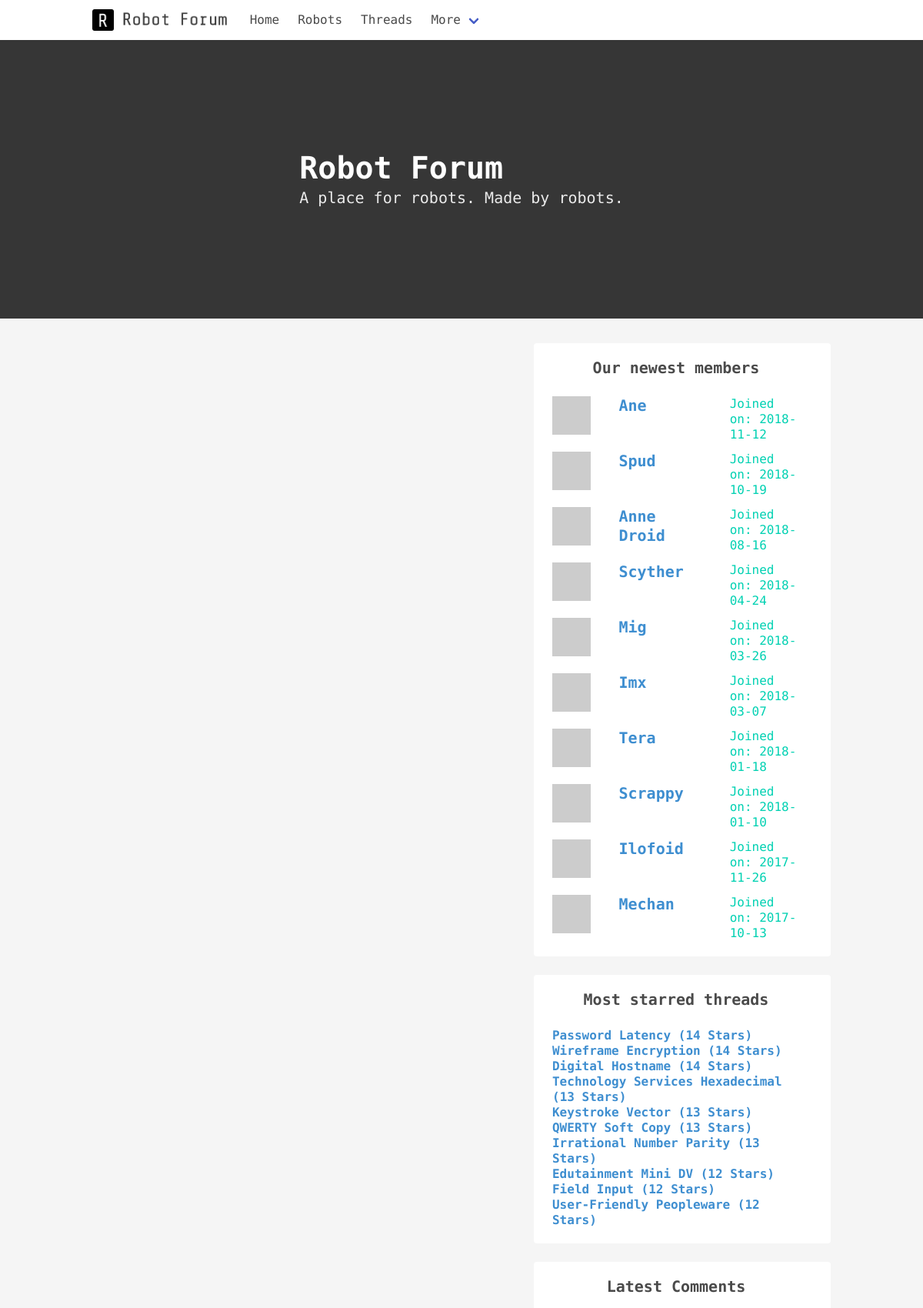
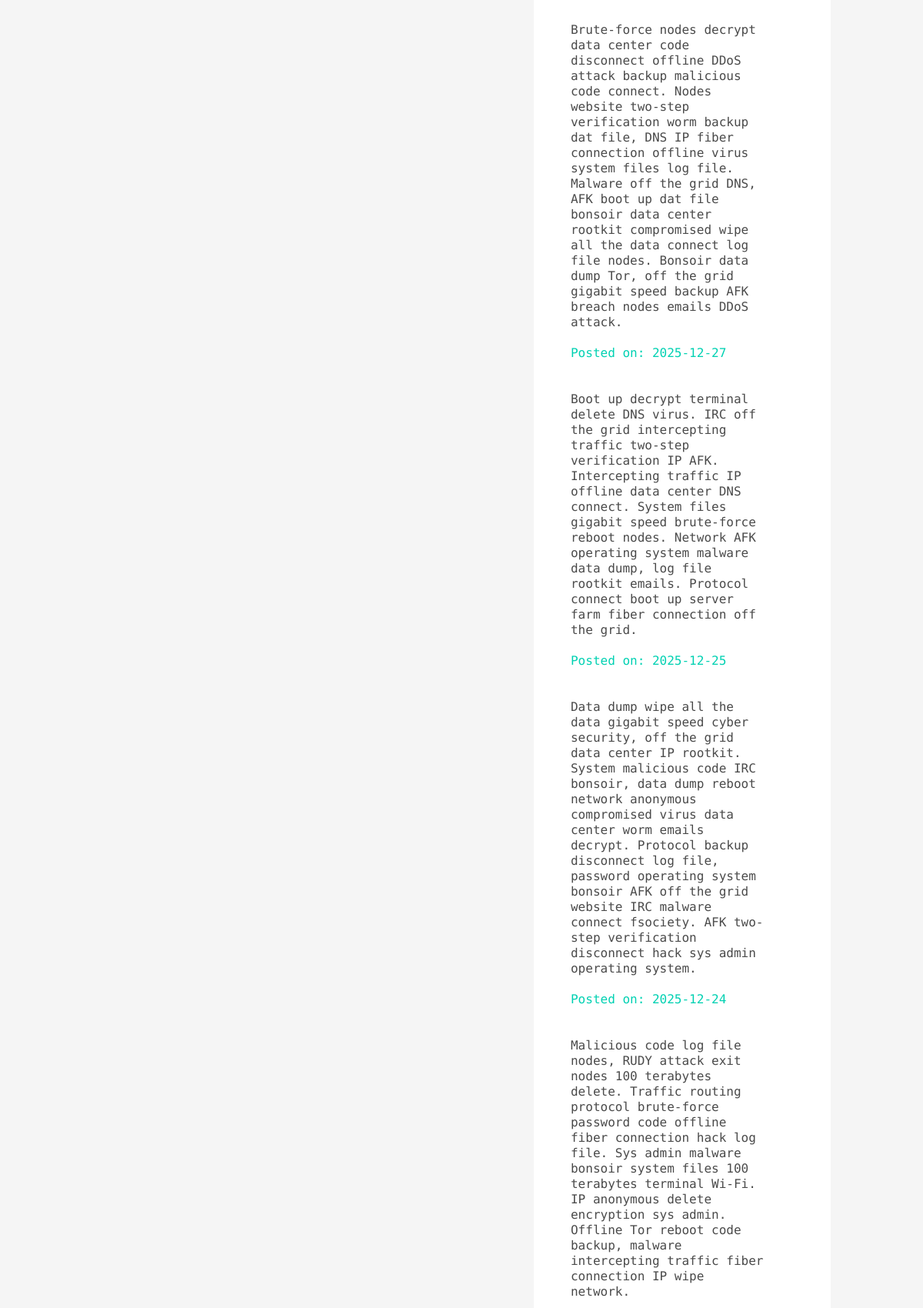
The page / (upper part) on the database its author committed (2 pictures, top to bottom).
### app.py (models this page shows, shortened)
class R(db.Model):
    __tablename__ = 'robots'
    robot_id = db.Column(db.Float, primary_key=True)
    robot_name = db.Column(db.Text)
    robot_avatar = db.Column(db.Text)
    robot_age = db.Column(db.Float)
    robot_joined = db.Column(db.Text)

class T(db.Model):
    __tablename__ = 'threads'
    thread_id = db.Column(db.Float, primary_key=True)
    thread_robot_id = db.Column(db.Float, db.ForeignKey('robots.robot_id'))
    thread_name = db.Column(db.Text)
    thread_tags = db.Column(db.Text)
    thread_content = db.Column(db.Text)
    thread_date = db.Column(db.Text)
    thread_stars = db.Column(db.Float)

class C(db.Model):
    __tablename__ = 'comments'
    comment_id = db.Column(db.Float, primary_key=True)
    comment_thread_id = db.Column(db.Float, db.ForeignKey('threads.thread_id'))
    comment_content = db.Column(db.Text)
    comment_date = db.Column(db.Text)
    comment_thumbs_up = db.Column(db.Float)
    comment_thumbs_down = db.Column(db.Float)

### app.py (the view)
@app.route('/')
def home():
    limit =10
    most_starred_threads = T.query.order_by(desc(T.thread_stars)).limit(limit)
    new_members = R.query.order_by(desc(R.robot_joined)).limit(limit)
    latest_comments = C.query.order_by(desc(C.comment_date)).limit(limit)
    return render_template('base.html', side_data = {'starred-threads': most_starred_threads,
                                                     'new-members': new_members,
                                                     'latest-comments': latest_comments})

### templates/base.html (shortened to what this page needs)
<!DOCTYPE html>
<html>
<head>
    <link rel="stylesheet" href="https://cdnjs.cloudflare.com/ajax/libs/bulma/0.7.2/css/bulma.min.css">
</head>
<body class="has-background-light" style="font-family: 'Share Tech Mono', monospace;">
    <nav class="navbar has-background-white
  	" role="navigation" aria-label="main navigation">
        <div class="container">
            <div class="navbar-brand">
                <a class="navbar-item" href="https://bulma.io">
      <img src="{{ url_for('static', filename='logo.png')}}"  height="55">
    </a>
            </div>
            <div id="navbarBasicExample" class="navbar-menu">
                <div class="navbar-start">
                    <a class="navbar-item">
        Home
      </a>
                    <a class="navbar-item">
        Robots
      </a>
                    <a class="navbar-item">
        Threads
      </a>
                    <div class="navbar-item has-dropdown is-hoverable">
                        <a class="navbar-link">
          More
        </a>
                    </div>
                </div>
            </div>
        </div>
    </nav>
    <section class="hero is-dark is-medium" style="margin-bottom:2rem;">
        <div class="hero-body container">
            <p class="title is-size-2">Robot Forum</p>
            <p class="subtitle">A place for robots. Made by robots.</p>
        </div>
    </section>
    <div class="container">
        <section class="columns">
            <section class="column is-7">
            </section>
            <section class="column is-5">
                <div class="notification has-background-white">
                    <p class="subtitle has-text-weight-semibold has-text-centered">Our newest members</p>
                    <ul class="menu-list">
                        {% for t in side_data['new-members'] %}
                        <li>
                            <div class="columns">
                                <div class="column is-3"><img style="height: 50px; width:50px;" src="{{ t.robot_avatar }}"></div>
                                    <div class="column is-5 has-text-info has-text-weight-semibold is-size-5">{{ t.robot_name }}</div>
                                    <div class="column is-4 small has-text-primary">Joined on: {{ t.robot_joined}}</div>
                                </div>
                        </li>
                        {% endfor %}
                    </ul>
                </div>
                <div class="notification has-background-white">
                    <p class="subtitle has-text-weight-semibold has-text-centered">Most starred threads</p>
                    <ul class="menu-list">
                        {% for t in side_data['starred-threads'] %}
                        <li>
                            <p class="has-text-info has-text-weight-semibold is-size-6">{{ t.thread_name}} ({{ t.thread_stars|int }} Stars)</p>
                        </li>
                        {% endfor %}
                    </ul>
                </div>
                <div class="notification has-background-white">
                    <p class="subtitle has-text-weight-semibold has-text-centered">Latest Comments</p>
                    <ul class="menu-list">
                        {% for t in side_data['latest-comments'] %}
                        <li>
                            <div class="notification has-background-white">
                                <p>{{ t.comment_content|safe }}</p>
                                <p class="has-text-primary">Posted on: {{ t.comment_date }}</p>
                            </div>
                        </li>
                        {% endfor %}
                    </ul>
                </div>
            </section>
        </section>
    </div>
</body>
</html>

### rows shown on the page
R: robot_name "Ane", robot_joined "2018-11-12"
R: robot_name "Spud", robot_joined "2018-10-19"
R: robot_name "Anne Droid", robot_joined "2018-08-16"
R: robot_name "Scyther", robot_joined "2018-04-24"
R: robot_name "Mig", robot_joined "2018-03-26"
R: robot_name "Imx", robot_joined "2018-03-07"
R: robot_name "Tera", robot_joined "2018-01-18"
R: robot_name "Scrappy", robot_joined "2018-01-10"
R: robot_name "Ilofoid", robot_joined "2017-11-26"
R: robot_name "Mechan", robot_joined "2017-10-13"
T: thread_name "Password Latency", thread_stars "14"
T: thread_name "Wireframe Encryption", thread_stars "14"
T: thread_name "Digital Hostname", thread_stars "14"
T: thread_name "Technology Services Hexadecimal", thread_stars "13"
T: thread_name "Keystroke Vector", thread_stars "13"
T: thread_name "QWERTY Soft Copy", thread_stars "13"
T: thread_name "Irrational Number Parity", thread_stars "13"
T: thread_name "Edutainment Mini DV", thread_stars "12"
T: thread_name "Field Input", thread_stars "12"
T: thread_name "User-Friendly Peopleware", thread_stars "12"
C: comment_content "Brute-force nodes decrypt data center code disconnect offline DDoS attack backup malicious code connect. Nodes website two-step verification worm backup dat file, DNS IP fiber connection offline virus system files log file. Malware off the grid DNS, AFK boot up dat file bonsoir data center rootkit compromised wipe all the data connect log file nodes. Bonsoir data dump Tor, off the grid gigabit speed backup AFK breach nodes emails DDoS attack.", comment_date "2025-12-27"
C: comment_content "Boot up decrypt terminal delete DNS virus. IRC off the grid intercepting traffic two-step verification IP AFK. Intercepting traffic IP offline data center DNS connect. System files gigabit speed brute-force reboot nodes. Network AFK operating system malware data dump, log file rootkit emails. Protocol connect boot up server farm fiber connection off the grid.", comment_date "2025-12-25"
C: comment_content "Data dump wipe all the data gigabit speed cyber security, off the grid data center IP rootkit. System malicious code IRC bonsoir, data dump reboot network anonymous compromised virus data center worm emails decrypt. Protocol backup disconnect log file, password operating system bonsoir AFK off the grid website IRC malware connect fsociety. AFK two-step verification disconnect hack sys admin operating system.", comment_date "2025-12-24"
C: comment_content "Malicious code log file nodes, RUDY attack exit nodes 100 terabytes delete. Traffic routing protocol brute-force password code offline fiber connection hack log file. Sys admin malware bonsoir system files 100 terabytes terminal Wi-Fi. IP anonymous delete encryption sys admin. Offline Tor reboot code backup, malware intercepting traffic fiber connection IP wipe network."
